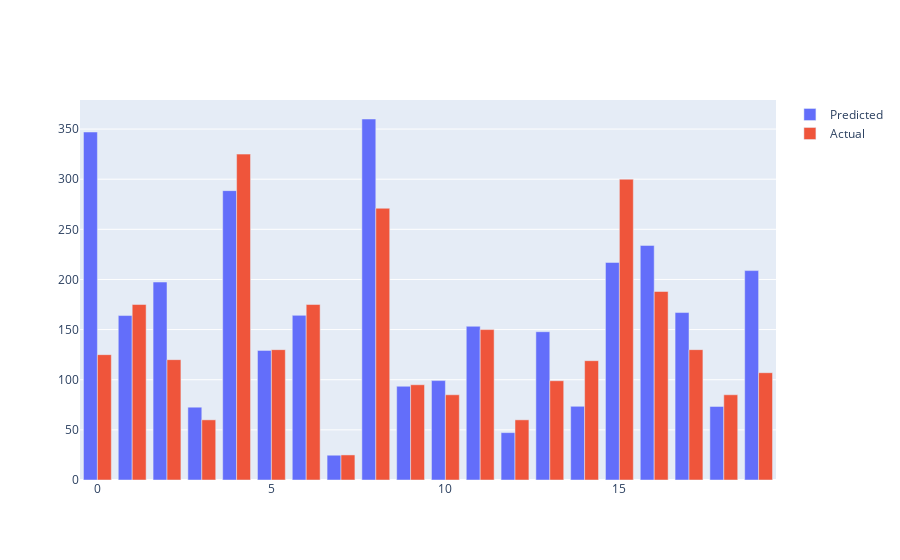

The notebook cell this image was saved under:
### Code cell
error_diff = pd.DataFrame({'Actual Values': np.array(y_test).flatten(), 'Predicted Values': predictions.flatten()})
error_diff1 = error_diff.head(20)
error_diff1
title=['Pred vs Actual']
fig = go.Figure(data=[
    go.Bar(name='Predicted', x=error_diff1.index, y=error_diff['Predicted Values']),
    go.Bar(name='Actual', x=error_diff1.index, y=error_diff['Actual Values'])
])

fig.update_layout(barmode='group')
fig.show()

### Figure 1 — Plotly figure (JSON) as saved in the notebook; plotly's stock layout.template omitted (floating-point values rounded to 4 significant figures; data arrays with more than 128 entries replaced by an {"elided": "..."} marker saying what was removed)
{"data": [{"name": "Predicted", "type": "bar", "x": [0, 1, 2, 3, 4, 5, 6, 7, 8, 9, 10, 11, 12, 13, 14, 15, 16, 17, 18, 19], "y": {"elided": "6056 float values"}}, {"name": "Actual", "type": "bar", "x": [0, 1, 2, 3, 4, 5, 6, 7, 8, 9, 10, 11, 12, 13, 14, 15, 16, 17, 18, 19], "y": {"elided": "6056 int values"}}], "layout": {"barmode": "group"}}
